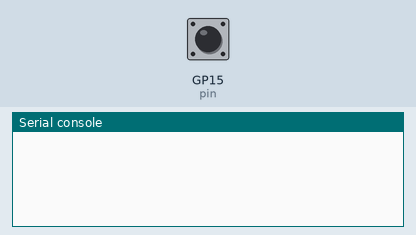
Bench run of a program on a simulated Raspberry Pi Pico running CircuitPython. Shown: the last lines printed to the serial console. The inputs (shaded band) are chosen by the test bench; at power-on: GP15 (pin) HIGH.

Above: at 1.2 s.
1.3 s: GP15 (pin) pulled LOW for 0.15 s
At 2.3 s:
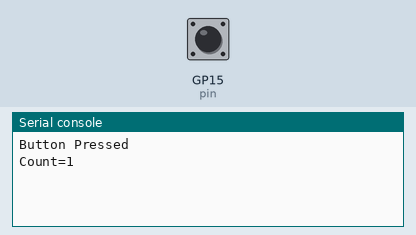
2.9 s: GP15 (pin) pulled LOW for 1 s
At 4.4 s:
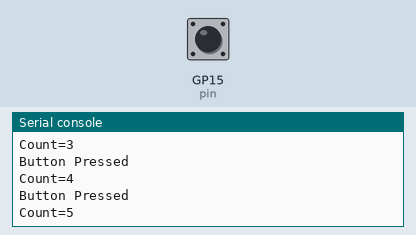
5.4 s: GP15 (pin) pulled LOW for 0.15 s
At 6.7 s:
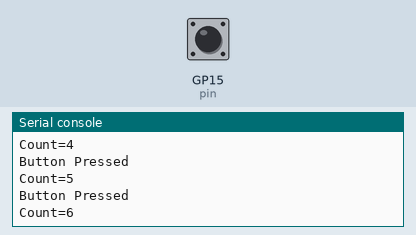
Timing chart, 0 to 8.4 s (numbered marks = the images above; inputs shaded):
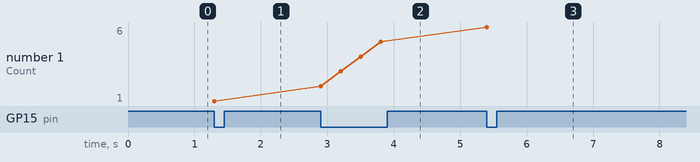

Measured:
- after the input at 1.3 s, the serial console: prints a new line at once (image 1)
- after the input at 2.9 s, the serial console: prints a new line at once (image 2)
- after the input at 5.4 s, the serial console: prints a new line at once (image 3)
- plotted number 1: 1 → 5 after the input at 2.9 s, 5 → 6 after the input at 5.4 s

The program:

button_press.py
```python
import board
import digitalio
import time

counter = 0
debounce_time = 0

pin = digitalio.DigitalInOut(board.GP15)
pin.switch_to_input(pull=digitalio.Pull.UP)

while True:
    if not pin.value and (time.monotonic() - debounce_time) > 0.3:
        counter += 1
        debounce_time = time.monotonic()
        print("Button Pressed")
        print("Count={}".format(counter))
```
